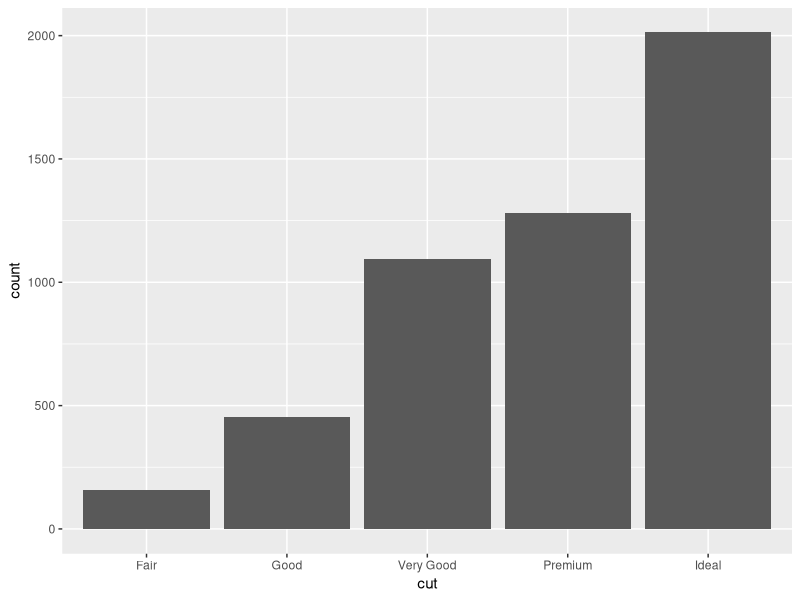
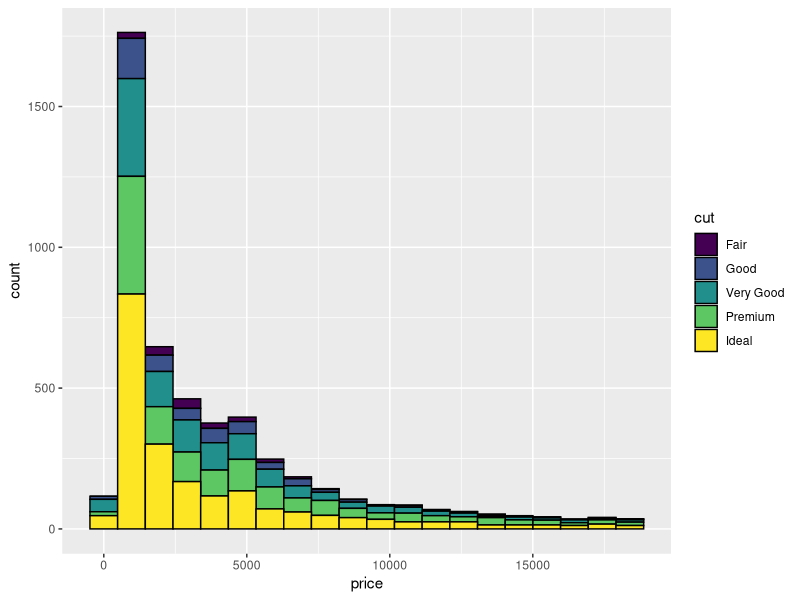
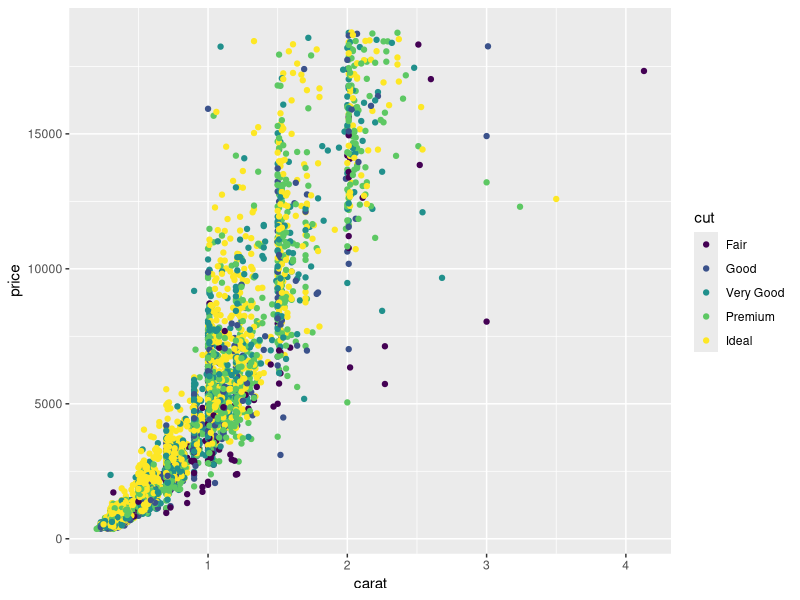

Source code (R) for these figures, in order:
library(tidyverse)
set.seed(1234)
indices <- sample(nrow(diamonds), 5000)
diamonds2 <- diamonds[indices,]

diamonds2 %>% ggplot(aes(x=cut)) + geom_bar()

diamonds2 %>% ggplot() + aes(x=price) + geom_histogram(bins = 20, aes(fill = cut), col="black")

diamonds2 %>% ggplot() + aes(x=carat, y=price, color=cut) + geom_point()


